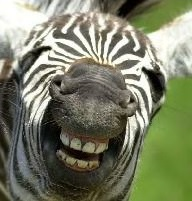
#> input picture Asset/gambar.jpg, 192 x 201 px
$ jupyter execute --allow-errors 'Digital Image Processing-3.ipynb'
#> lines starting #> are read from the running program, lines starting #| are printed output that depends on the picture
# *Feature Detector and Descriptor: Detect, Extract, Describe and Matching* bagian 2

Pada pembahasan yang kedua ini, saya akan coba menjelaskan beberapa metode *Feature Detector and Descriptor* yang sudah sangat populer, seperti SIFT, SURF, BRISK dan lain-lain. Beberapa metode ini sudah dipatenkan sehingga untuk dapat menggunakan metode ini, pastikan kalian sudah menginstall opencv-contrib dari link [berikut](https://www.scivision.co/install-opencv-python-windows/).

*Feature Detector and Descriptor* merupakan salah satu metode yang digunakan untuk mengambil sebuah fitur pada citra dengan melihat dari *pixel-pixel* tetanggannya. *Interest point* atau fitur ini biasa disebut dengan *keypoints*. Seperti yang dijelaskan pada *Panduan Visi Komputer*, metode *Feature Detector and Descriptor* ini terbagi menjadi dua kategori yakni:

1. *Sparse descriptor*
2. *Dense descriptor*

Pertama yang perlu diperhatikan adalah metode ini berada pada modul *cv2.xfeatures2d* (Bisa kalian lihat dari link [berikut](https://github.com/opencv/opencv_contrib/tree/master/modules/xfeatures2d)). Beberapa metode sudah tersedia selain pada versi contrib. Versi contrib hanya mengandung metode-metode yang sudah dipatenkan.

## 1. *Sparse Descriptor*

Langkah-langkah pada kategori ini adalah:
1. mencari kandidat *keypoint* pada *local patch* dengan menggunakana *image pyramid* seperti *Difference of Gaussian*
2. melakukan seleksi kandidat *keypoint* (opsional)
3. ekstraksi fitur dari titik *keypoint*
4. mendeskripsikan fitur dalam bentuk vektor

contoh dari *sparse descriptor* dijelaskan beberapa dibawah ini(semua tersedia pada *Opencv*)

### 1.1 SIFT (*Scale Invariant Features Transform*)

Disini saya hanya akan menjelaskan bagaimana cara menggunakan metode SIFT dari opencv. Untuk lebih jelasnya bagaimana algoritme ini bekerja atau *pseudocode*nya bisa membuka buku *Panduan Visi Komputer*.

Untuk mengimplementasikannya:

```python
cv2.xfeatures2d.SIFT(nfeatures=None, nOctaveLayers=None, contrastThreshold=None, edgeThreshold=None, sigma=None)
```

Method tersebut mempunyai beberapa parameter antara lain:
1. nfeatures = jumlah fitur yang ingin diambil berdasarkan peringkatnya
2. nOctaveLayers = jumlah layer pada masing-masing octave
3. contrastThreshold = nilai ambang batas untuk menyeleksi kandidat fitur yang berada dilokasi *low-contrast*. Semakin besar nilainya, maka semakin sedikit fitur yang lolos
4. edgeThreshold = nilai ambang batas untuk menyeleksi kandidat fitur yang berada ditepi
5. sigma = merupakan nilai sigma yang diaplikan pada *gaussian weighting*

Untuk implementasinya seperti berikut ini:

[cell 1]
import cv2
import matplotlib.pyplot as plt

img = cv2.imread("Asset/gambar.jpg", 0)
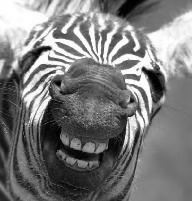
#> img: shape (201, 192); min 0, max 255, mean 123
# Citra yang dapat diproses hanya pada citra dengan 1 channel

sift_descriptor = cv2.xfeatures2d.SIFT_create()

keypoints = sift_descriptor.detect(img, None)
#> keypoints = 451 keypoints; strongest (x, y, size): (48, 48, 3.7), (144, 69, 3.3), (154, 77, 10.8), (37, 52, 7.8)
# Digunakan untuk mencari keypoints dari citra yang diberikan

img_draw = cv2.drawKeypoints(img, keypoints, None, flags=cv2.DRAW_MATCHES_FLAGS_DRAW_RICH_KEYPOINTS)
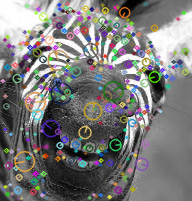
#> img_draw: shape (201, 192, 3); mean of channels 0, 1, 2 121.8, 122.8, 123.1; drawn as B, G, R

plt.imshow(img_draw)
plt.show()
# Hasilnya zebra kece!

*Informasi apa aja sih yang ada di keypoints itu?*

Langkahnya adala sebagai berikut:
1. Yang perlu kita ketahui adalah tipe datanya terlebih dahulu.
2. Jika *keypoints* tersebut adalah *list* maka kita perlu mengambil salah satunya saja. Sebagai contoh indeks ke-0 saja yang kita ambil. Jika *keypoints* bukan merupakan *list* maka kita bisa langsung melakukan *inspect* terhadap variabel tersebut.

[cell 2]
print("tipe data: ",type(keypoints))
#| tipe data:  <class 'tuple'>
# Hasilnya list. Sekarang coba akses elemen pertamanya atau indeks ke-0
print("tipe data indeks-0", type(keypoints[0]))
#| tipe data indeks-0 <class 'cv2.KeyPoint'>
# Oke hasilnya cv2.Keypoint. Sekarang bisa dilakukan inspect

import inspect # Untuk melakukan inspect terhadap kelas atau objek
# Baris dibawah ini akan menampilkan setiap atribut pada kelas atau objek yang di-inspect
# dimana yang ditampilkan bukanlah built-in method atau method-wrapper
# yang biasanya dimulai dengan tanda __ (double underscore). Contoh: __str__
[(atribut) for atribut in inspect.getmembers(keypoints[0]) if not(atribut[0].startswith('__') and atribut[0].endswith('__'))]

# Di luar notebook, gunakan yang dibawah ini
# [print (atribut) for atribut in inspect.getmembers(keypoints[0]) if not(atribut[0].startswith('__') and atribut[0].endswith('__'))]

Dari informasi yang diperoleh, atribut tersebut dapat digunakan untuk hal yang lain jika mau. Keterangan atributnya adalah sebagai berikut:
1. angle = merupakan orientasi dari keypoint tersebut
2. class_id = digunakan jika keypoint perlu di *clustering*. Jika tidak, semua *keypoint* bernilai -1
3. octave = nilai pada octave ke berapa *keypoint* tersebut diekstraksi
4. pt = lokasi (x,y) tempat *keypoint* tersebut diekstraksi
5. response = respon dari *keypoint*. Urutan *keypoint* yang dihasilkan berdasarkan nilai respon yang paling besar
6. size = nilai diameter *keypoint*

Untuk informasi *keypoint* yang dijelaskan di atas silahkan digunakan sebaik mungkin. Untuk penggunaan dari SIFT akan dirangkum pada berkas *Digital Image Processing-3*

### 1.2 SURF (*Speeded-Up Robust Features*)

Sama seperti SIFT, disini saya hanya akan menjelaskan cara menggunakan metode SURF yang sudah disediakan oleh OpenCV.

```python
cv2.xfeatures2d.SURF_create(hessianThreshold=None, nOctaves=None, nOctaveLayers=None, extended=None, upright=None)
```

Berikut adalah penjelasan dari masing-masing parameter:
1. hessianThreshold = merupakan nilai ambang batas untuk menyeleksi *keypoint* berdasarkan nilai determinan dari matriks *hessian*. Berbeda dengan SIFT yang bisa menentukan berapa jumlah dari *keypoint* yang dibutuhkan, SURF merupakan metode yang mengekstraksi banyak *keypoint*.
2. nOctaves =  jumlah octaves yang digunakan
3. nOctaveLayers = jumlah layer pada masing-masing octave
4. extended = merupakan flag untuk deskriptor. Jika diisi True, maka akan menghasilkan 128-*element descriptors*, jika False maka akan menghasilkan 64-*element descriptors*
5. upright = bernilai False jika ingin fitur memiliki rotasi, bernilai True jika tidak ingin ada orientasi pada fitur

Untuk implementasinya adalah sebagai berikut:

#> (a cell that did not finish here is left out)

#> (a cell that did not finish here is left out)

Untuk melihat isi dari masing-masing keypoint, bisa menggunakan kode berikut:
```python
for kp in keypoints:
    [print(n) for n in inspect.getmembers(kp) if not(n[0].startswith('__') and n[0].endswith('__'))]
```

Silahkan dicoba sendiri untuk penggunakan masing-masing parameter yang sudah dijelaskan di atas.

### 1.3 FAST (*Features from Accelerated Segment Test*)

Metode FAST juga termasuk sebagai metode deskriptor *interest point* yang disediakan oleh OpenCV. Berbeda dengan SIFT dan SURF, FAST tersedia selain dari versi contrib. FAST sering digunakan karena komputasinya yang lebih sederhana dibanding SIFT.

Berikut adalah cara mengimplementasikannya:
```python
cv2.FastFeatureDetector_create(threshold=None, nonmaxSuppression=None, type=None)
```
Masing-masing parameternya berfungsi sebagai berikut:
1. threshold = nilai ambang batas yang digunakan untuk dibandingkan dengan *pixel* tetangganya
2. nonmaxSuppression = bernilai False atau True. True, maka *non-maximum suppression* akan dijalankan. False untuk sebaliknya
3. type = jumlah *pixel* tetangga. Nilai yang bisa diinputkan cv2.FastFeatureDetector_TYPE_5_8, cv2.FastFeatureDetector_TYPE_7_12, cv2.FastFeatureDetector_TYPE_9_16 atau 0, 1, 2

Di bawah ini adalah contoh dari implementasinya:

[cell 5]
fast_desc = cv2.FastFeatureDetector_create(threshold=30,nonmaxSuppression=120, type=cv2.FAST_FEATURE_DETECTOR_TYPE_7_12)

keypoints_fast = fast_desc.detect(img, None)
#> keypoints_fast = 453 keypoints; strongest (x, y, size): (128, 117, 7), (50, 97, 7), (136, 111, 7), (138, 80, 7)

print ("Threshold: ", fast_desc.getThreshold())
print ("nonmaxSuppression: ", fast_desc.getNonmaxSuppression())
print ("neighborhood: ", fast_desc.getType())
print ("Total Keypoints with nonmaxSuppression: ", len(keypoints_fast))
#| Total Keypoints with nonmaxSuppression:  453

img_draw = cv2.drawKeypoints(img, keypoints_fast, None, flags=cv2.DRAW_MATCHES_FLAGS_DRAW_RICH_KEYPOINTS)
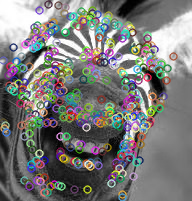
#> img_draw: shape (201, 192, 3); mean of channels 0, 1, 2 121, 122.3, 122.4; drawn as B, G, R

plt.imshow(img_draw)
plt.show()
# Sedikit menyeramkan!

### 1.4 BRIEF (*Binary Robust Independent Elementary Features*)

BRIEF merupakan metode deskriptor *interest point* yang menggunakan *binary strings*. Untuk implementasi pada OpenCV, *library* ini hanya menyediakan fungsi untuk menghitung berdasarkan set *keypoint* yang sudah ada. Bisa menggunakan metode *detect* dari SIFT, SURF, FAST atau yang lain.
Sekilas, perbedaan metode *detect* dengan *compute* adalah metode *detect* hanya mendeteksi posisi dari *keypoint* serta artibutnya (arah, respon, diameter dan octave). Sedangkan metode *compute* digunakan untuk membuat sebuah deskripsi. Nilai yang diberikan adalah *keypoint* dan deskripsinya. Fungsi dari deskripsi ini digunakan pada proses *matching* yang akan dijelaskan pada *notebook* ketiga.

Untuk mengimplementasikannya:

```python
cv2.xfeatures2d.BriefDescriptorExtractor_create(bytes=None, use_orientation=None)
```
Masing-masing parameternya berfungsi sebagai berikut:
1. bytes = *bytes* pada *binary strings* yang digunakan. Nilai yang dapat digunakan adalah 16, 32, dan 64
2. use_orientation = bernilai False jika tidak menggunakan orientasi dan True jika sebaliknya

[cell 6]
brief_desc = cv2.xfeatures2d.BriefDescriptorExtractor_create()

keypoints_brief, desc_brief = brief_desc.compute(img, keypoints_fast)
#> keypoints_brief = 347 keypoints; strongest (x, y, size): (128, 117, 7), (50, 97, 7), (136, 111, 7), (138, 80, 7)

img_draw = cv2.drawKeypoints(img, keypoints_brief, None, flags=cv2.DRAW_MATCHES_FLAGS_DRAW_RICH_KEYPOINTS)
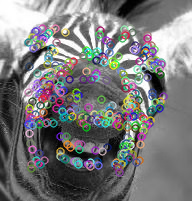
#> img_draw: shape (201, 192, 3); mean of channels 0, 1, 2 122.6, 121.7, 121.5; drawn as B, G, R
plt.imshow(img_draw)
plt.show()

# [9 lines of commented-out code are left out]

### 1.5 ORB (*Oriented FAST and Rotated BRIEF*)
ORB merupakan kombinasi FAST dan BRIEF yang telah diperbaiki sehingga membuatnya lebih *invariant* terhadap rotasi. ORB ini tidak lain adalah fusi dari kedua metode tersebut dan bukan metode yang dipatenkan sehingga dapat diperoleh tanpa menggunakan modul contrib. *Improvement* yang diberikan juga lebih baik dari keduanya. Penjelasan lebih jelas ada pad abuku *Panduan Visi Komputer*. Berikut adalah cara mengimplementasikan ORB pada Python menggunakan OpenCV.

Untuk mengimplementasikannya:
```python
cv2.ORB_create(nfeatures=None, scaleFactor=None, nlevels=None, edgeThreshold=None, firstLevel=None, WTA_K=None, scoreType=None, patchSize=None, fastThreshold=None)
```
Masing-masing parameternya berfungsi sebagai berikut:
1. nfeatures = jumlah (maksimal) fitur yang ingin diambil
2. scaleFactor = faktor perubaha skala pada *image pyramid* (nilai > 1, setiap *level* punya nilai\* 2 *pixel* lebih sedikit dari *level* sebelumnya). Semakin besar nilai faktor skala maka akan menurunkan skor pemadanan (*matching score*). Jika semakin kecil maka membutuhkan jumlah piramid yang banyak serta komputasi yang lama
3. nlevels = jumlah *level* pada pyramid
4. edgeThreshold = ukuran tepi dimana lokasi tersebut tidak akan dianggap sebagai fitur
5. firstLevel = selalu bernilai 1
6. WTA_K = jumlah titik yang diambil dari bin *oriented* BRIEF. Titik ini diambil secara acak dengan *seed* yang telah ditentukan sebelumnya. Nilai yang bisa digunakan adalah 2, 3, 4
7. scoreType = algoritme yang digunakan untuk melakukan *ranking* fitur. Secara default menggunakan algoritme Harris (```cv2.ORB_HARRIS_SCORE```). Bisa juga menggunakan algoritme FAST yang lebih cepat komputasinya namun kurang stabil (```cv2.ORB_FAST_SCORE```)
8. patchSize = ukuran *patch* yang digunakan oleh *oriented* BRIEF. Harus berkorespondensi dengan ```edgeThreshold```
9. fastThreshold = nilai ambang batas yang digunakan untuk metode FAST

[cell 7]
orb_decs = cv2.ORB_create()

keypoints_orb = orb_decs.detect(img)
#> keypoints_orb = 367 keypoints; strongest (x, y, size): (49, 48, 31), (143, 68, 31), (142, 70, 31), (143, 69, 44.6)

img_draw = cv2.drawKeypoints(img, keypoints_orb, None, flags=cv2.DRAW_MATCHES_FLAGS_DRAW_RICH_KEYPOINTS)
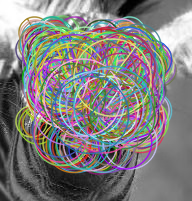
#> img_draw: shape (201, 192, 3); mean of channels 0, 1, 2 125.4, 126.6, 129; drawn as B, G, R
plt.imshow(img_draw)
plt.show()

### 1.6 BRISK (*Binary Robust Invariant Scalable Keypoints*)
BRISK merupakan salah satu metode deskriptor *interest point* yang dimana pembentuk deskriptornya adalah kumpulan dari lingkaran. Pada BRISK terdapat *short pairs* dan *long pairs*. *Short pairs* digunakan untuk menentukan orientasi dimana *short pairs* merupakan pasangan dari titik sample yang mempunyai jarak dibawah nilai ambang batas maksimal (*max distance threshold*). Sedangkan *long pairs* digunakan untuk membandingkan intensitas. Nilai ambang batas pada *long pairs* berbeda dengan *short pairs* sehingga tidak ada *short pairs* diantara *long pairs*. Berbeda dengan BRIEF dan ORB yang menggunakan FAST, BRISK menggunakan AGAST (*Adaptive and Generic Accelerated Segment Test*)

Untuk mengimplementasikannya:
```python
cv2.BRISK_create(thresh=None, octaves=None, patternScale=None)
```
Masing-masing parameternya berfungsi sebagai berikut:
1. thresh = nilai ambang batas yang digunakan untuk AGAST
2. octaves = Jumlah octaves yang dibutuhkan. Jumlah octave menentukan skala
3. patternScale = skala yang digunakan saat *sampling*

Secara default, nilai thresh = 30, octaves = 30 dan patternScale = 1.0

[cell 8]
brisk_decs = cv2.BRISK_create()

keypoints_brisk = brisk_decs.detect(img)
#> keypoints_brisk = 717 keypoints; strongest (x, y, size): (143, 68, 14), (49, 48, 14.9), (143, 69, 15.6), (49, 98, 14.6)

img_draw = cv2.drawKeypoints(img, keypoints_brisk, None, flags=cv2.DRAW_MATCHES_FLAGS_DRAW_RICH_KEYPOINTS)
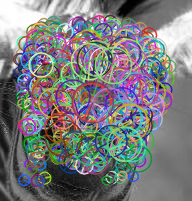
#> img_draw: shape (201, 192, 3); mean of channels 0, 1, 2 125.8, 123.4, 123; drawn as B, G, R
plt.imshow(img_draw)
plt.show()

### 1.7 FREAK (*Fast Retina Keypoint*)
deskriptor FREAK merupakan sebuah algoritme memiliki intuisi mengekstraksi *keypoint* seperti cara kerja pengelihatan manusia (khususnya seperti cara retina bekerja). Sama seperti BRISK, FREAK menggunakan *binary string* dimana *binary string* tersebut diproduksi dengan cara membandingkan instensitas citra berdasarkan *retina sampling pattern*. Penulis dari FREAK ini mengklaim bahwa algoritmenya lebih baik dari SURF, SIFT dan BRISK. Pada OpenCV, algoritme FREAK ada pada versi contribnya.

Untuk mengimplementasikannya:
```python
cv2.xfeatures2d.FREAK_create(orientationNormalized=None, scaleNormalized=None, patternScale=None, nOctaves=None, selectedPairs=None)
```

Masing-masing parameternya memiliki fungsi sebagai berikut:
1. orientationNrmalized = bernilai True maka orientasi dari deskriptornya akan dinormalisasi, False maka sebaliknya
2. scaleNormalized = skala yang dihasilkan akan dinormalisasi jika bernilai True, False maka sebaliknya
3. patternScale = mengatur penskalaan pola deskriptor
4. nOctaves = jumlah octave
5. selectedPairs = bersifat opsional dimana pasangan yang dipilih ditentukan oleh pengguna

Secara default, nilai orientationNormalization = True, scaleNormalized = True, patternScale = 22.0, nOctaves = 4 dan selectedPairs disediakan sendiri.

<span style="color:red"> Sayangnya, untuk metode FREAK ini hanya disediakan operasi *compute*nya saja dari OpenCV. Oleh karena itu perlu menggunakan *keypoints* dari metode lain. Pada contoh ini menggunakan *keypoints* dari BRISK (Hasilnya akan berbeda jika menggunakan *keypoints* dari yang lain). Jika digunakan maka akan muncul pesan galat berikut:</span>

```python
OpenCV Error: The function/feature is not implemented ()
```

[cell 9]
freak_decs = cv2.xfeatures2d.FREAK_create()
keypoints_freak, desc = freak_decs.compute(img,keypoints_brisk)
#> keypoints_freak = 336 keypoints; strongest (x, y, size): (143, 68, 14), (49, 48, 14.9), (143, 69, 15.6), (49, 98, 14.6)

img_draw = cv2.drawKeypoints(img, keypoints_freak, None, flags=cv2.DRAW_MATCHES_FLAGS_DRAW_RICH_KEYPOINTS)
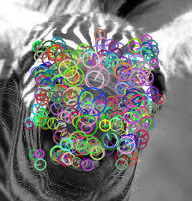
#> img_draw: shape (201, 192, 3); mean of channels 0, 1, 2 124, 125, 124.6; drawn as B, G, R
plt.imshow(img_draw)
plt.show()

### 1.7 DAISY
DAISY, deskriptor yang telah dipatenkan ini bekerja dengan mengubah *patch local* citra ke dimensi yang lebih rendah dan invarian sehingga dapat digunakan untuk pemadanan (*matching*) dan klasifikasi. Algoritme DAISY ini diklaim lebih baik daripada SIFT. DAISY ada pada versi contrib.

Untuk mengimplementasikannya:
```python
cv2.DAISY_create(radius=None, q_radius=None, q_theta=None, q_hist=None, norm=None, H=None, interpolation=None, use_orientation=None)
```

Masing-masing parameternya memiliki fungsi sebagai berikut:
1. radius = nilai radius dari deskriptor
2. q_radius = jumlah rentang radial
3. q_theta = jumlah rentang jarak
4. q_hist = jumlah dari variasi orientasi gradien
5. norm = tipe normalisasi. NIlai yang bisa digunakan adalah cv2.xfeatures2d.DAISY_NRM_FULL, cv2.xfeatures2d.DAISY_NRM_NONE, cv2.xfeatures2d.DAISY_NRM_PARTIAL, cv2.xfeatures2d.DAISY_NRM_SIFT.
6. H = matriks homografi berdimensi 3x3. Bersifat opsional
7. interpolation = menggunakan interpolasi jika True, False maka sebaliknya
8. use_orientation = menggunakan orientasi pada *keypoints*

secara default, nilai radius = 15, q_radius = 3, q_theta = 8, q_hist = 8, norm = cv2.xfeatures2d.DAISY_NRM_NONE, H = tidak dipakai, interpolation = True, use_orientation = False.

[cell 10]
daisy_decs = cv2.xfeatures2d.DAISY_create()
keypoints_daisy, des = daisy_decs.compute(img, keypoints_fast)
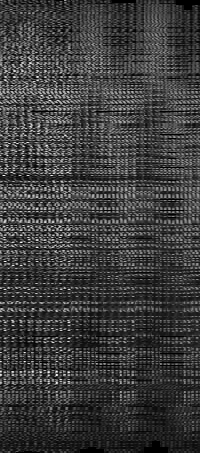
#> des: shape (453, 200) float32; min 0, max 0.112, mean 0.0267; drawn with min black and max white
#> keypoints_daisy has the same summary as keypoints_fast

img_draw = cv2.drawKeypoints(img, keypoints_daisy, None, flags=cv2.DRAW_MATCHES_FLAGS_DRAW_RICH_KEYPOINTS)
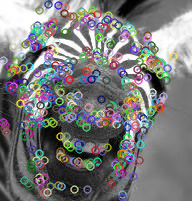
#> img_draw: shape (201, 192, 3); mean of channels 0, 1, 2 122.3, 122.3, 122.3; drawn as B, G, R
plt.imshow(img_draw)
plt.show()
